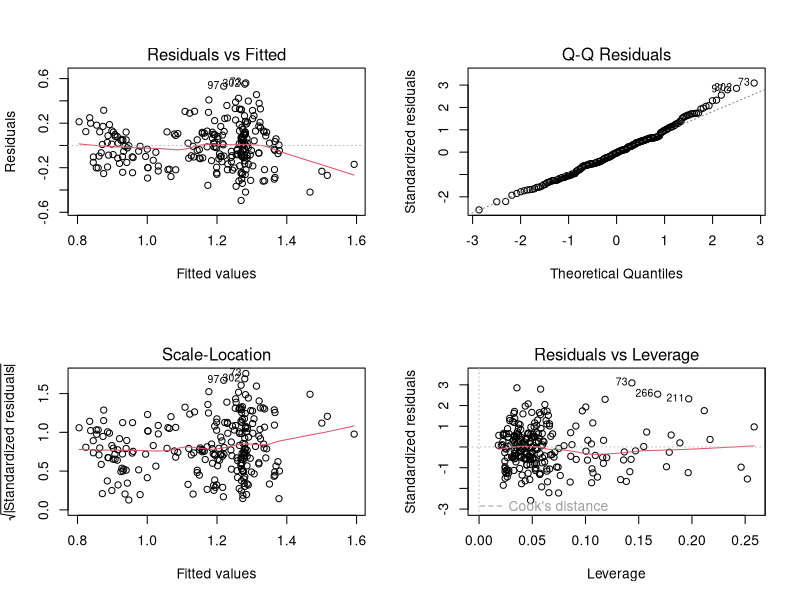
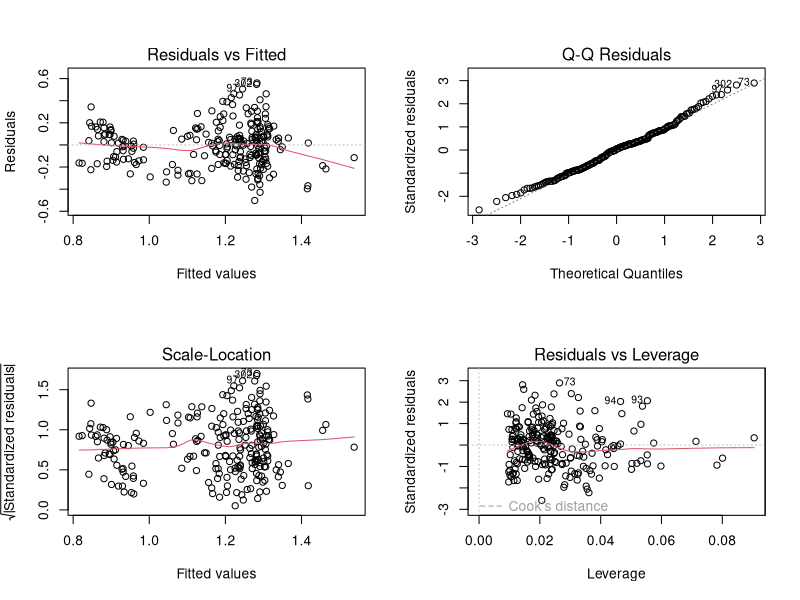

Generate these figures, in order, with R:
## Model simplification

mammals <- read.csv('../data/mammal_data.csv')

# get logs of continuous variables
mammals$logLS <- log(mammals$LitterSize)
mammals$logBM <- log(mammals$AdultBodyMass_g)
mammals$logCvalue <- log(mammals$meanCvalue)

# reduce dataset to five key variables
mammals <- subset(mammals, select=c(logCvalue, logLS, logBM, TrophicLevel, GroundDwelling))

# remove the row with missing data
mammals <- na.omit(mammals)

# Way too complex model!
model <- lm(formula = logCvalue ~  logLS * logBM * TrophicLevel * GroundDwelling, data = mammals)
anova(model)
summary(model)


# A better starting point
model <- lm(logCvalue ~  (logLS + logBM + TrophicLevel + GroundDwelling)^2, data = mammals)
anova(model)
summary(model)
par(mfrow=c(2,2))
plot(model)

# try a set of successive simplifications
model2 <- update(model, . ~ . - TrophicLevel:GroundDwelling)
# is this an acceptable simplification?
anova(model, model2)
# yes - so what else could be dropped?
anova(model2)
summary(model2)

# an obvious choice 
model3 <- update(model2, . ~ . - logBM:TrophicLevel)
anova(model, model3)
anova(model3)
summary(model3)

# now we're down to marginally significant terms in anova
# but the effect sizes in summary are not significant
model4 <- update(model3, . ~ . - logLS:TrophicLevel)
anova(model, model4)
anova(model4)
summary(model4)

# anova table says this is highly significant, but 
# summary shows tiny effect and big standard errors
model5 <- update(model4, . ~ . - logLS:logBM)
anova(model, model5)
anova(model5)
summary(model5)

# Same with trophic level - finally removing a main effect!
model6 <- update(model5, . ~ . - TrophicLevel)
anova(model, model6)
anova(model6)
summary(model6)

model7 <- update(model5, . ~ . - logLS:GroundDwelling)
anova(model, model7)
# can't do that!
model7 <- update(model5, . ~ . - logBM:GroundDwelling)
anova(model, model7)
# can't do that either
# can't drop Ground Dwelling - appears in interactions

# so model 6 is the minimum adequate model. Just check the diagnostics
plot(model6)